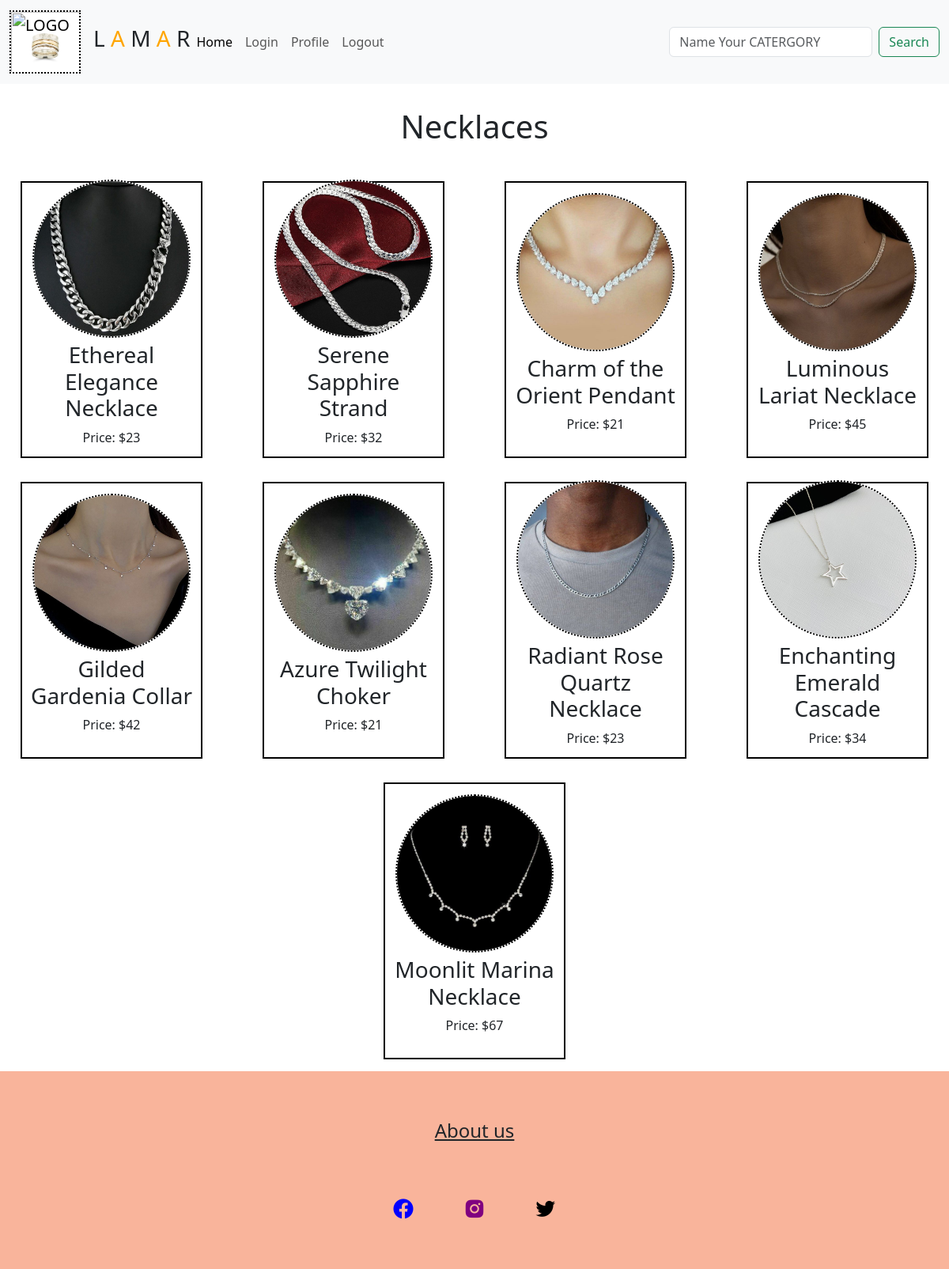
/necklaces.php, run on the app's committed database.
### tables this page shows
CREATE TABLE `silver` (
  `sid` int(11) NOT NULL,
  `name` text NOT NULL,
  `price` float NOT NULL,
  `type` text NOT NULL,
  `img` varchar(200) NOT NULL
);

### necklaces.php (the view, shortened to what this page needs)
<html lang="en">
<head>
    <link rel="stylesheet" href="style.css">
    <link href="https://cdn.jsdelivr.net/npm/bootstrap@5.3.2/dist/css/bootstrap.min.css" rel="stylesheet">
    <link href='https://unpkg.com/boxicons@2.1.4/css/boxicons.min.css' rel='stylesheet'>
  </head>
<body>
<nav class="navbar navbar-expand-lg bg-body-tertiary">
  <div class="container-fluid">
    <a class="navbar-brand" href="#"><img src="https://cdn.pixabay.com/photo/2017/08/02/01/34/pocket-watch-2569573_1280.jpg" alt="LOGO" class='logo'></a>
    <h3><span > L </span><span style='color:orange;'> A </span><span> M </span><span style='color:orange;'> A </span><span> R </span></h3>
    <div class="collapse navbar-collapse" id="navbarSupportedContent">
      <ul class="navbar-nav me-auto mb-2 mb-lg-0">
        <li class="nav-item">
          <a class="nav-link active" aria-current="page" href="index.php">Home</a>
        </li>
        <li class="nav-item">
          <a class="nav-link" href="login.php">Login</a>
        </li>
        <li class="nav-item">
          <a class="nav-link" href="profile.php">Profile</a>
        </li>
        <li class="nav-item">
          <a class="nav-link" href="logout.php">Logout</a>
        </li>
      </ul>
      <form class="d-flex" role="search" id="searchForm">
    <input class="form-control me-2" type="search" placeholder="Name Your CATERGORY" aria-label="Search" id="searchInput">
    <button class="btn btn-outline-success" type="submit">Search</button>
</form>
    </div>
  </div>
</nav>
<div class='title'>
    <h1>Necklaces</h1>
</div>
<form id="cartForm" action="cart.php" method="post">
    <div class="row" style="display: flex; justify-content: space-around; flex-wrap: wrap;">
        <?php
        include 'connection.php';
        $query = "SELECT img, name, price FROM silver WHERE type = 'necklace'";
        $result = mysqli_query($conn, $query);
        if (mysqli_num_rows($result) > 0) {
            while ($row = mysqli_fetch_assoc($result)) {
                echo '<div class="product" style="text-align: center; margin: 15px; width: 230px; height: 350px; border: 2px solid black; padding: 10px; display: flex; flex-direction: column; justify-content: center; align-items: center;">';
                echo '<img src="' . $row['img'] . '" alt="Image" style="padding: 0; width: 200px; height: 200px; object-fit: cover; border: 2px dotted black; border-radius: 50%;">';
                if (!empty($row['name'])) {
                    echo '<h3 style="margin-top: 5px;">' . $row['name'] . '</h3>';
                } else {
                    echo '<h3>Product Name Not Available</h3>';
                }
                if (isset($row['price'])) {
                    echo '<p>Price: $' . $row['price'] . '</p>';
                } else {
                    echo '<p>Price: Not Available</p>';
                }
                echo '</div>';
            }
        } else {
            echo "No images found!";
        }
        ?>
    </div>
</form>
</body>
<footer>
<h4 style='text-decoration: underline; '>About us</h4>
<div class="footerLinks">
<a href="https://www.facebook.com">
            <i class='bx bxl-facebook-circle' style='color: blue; transition: transform 0.3s;'></i>
        </a>
        <a href="https://www.instagram.com">
            <i class='bx bxl-instagram-alt' style='color: purple; transition: transform 0.3s;'></i>
        </a>
        <a href="https://www.twitter.com">
            <i class='bx bxl-twitter' style='color: black; transition: transform 0.3s;'></i>
        </a>
</div>
</footer>
</html>

### style.css (style rules this page uses)
* { margin: 0; padding: 0; box-sizing: border-box; }
.logo { width: 90px; height: 80px; border: dotted black 2px; }
.title { text-align: center; }
body { background-color: red; }

### necklaces.php (style rules this page uses)
body { overflow-x: hidden; margin: 0; padding: 0; }
h1 { margin: 30px; }
.row { width:auto; display: flex; justify-content: center; align-items: center; }
img { background-image: url('Tiffany&Co/Rings/pic2.jpg'); background-size: cover; }
footer { width:100%; height:250px; background-color:#f9b49b; display: flex; align-items: center; justify-content: space-evenly; flex-direction: column; }
.footerLinks { display: flex; gap:60px; }
.footerLinks i { font-size: 30px; }

### data on the page
silver: img (picture), name "Ethereal Elegance Necklace", price "23"
silver: img (picture), name "Serene Sapphire Strand", price "32"
silver: img (picture), name "Charm of the Orient Pendant", price "21"
silver: img (picture), name "Luminous Lariat Necklace", price "45"
silver: img (picture), name "Gilded Gardenia Collar", price "42"
silver: img (picture), name "Azure Twilight Choker", price "21"
silver: img (picture), name "Radiant Rose Quartz Necklace", price "23"
silver: img (picture), name "Enchanting Emerald Cascade", price "34"
silver: img (picture), name "Moonlit Marina Necklace", price "67"
